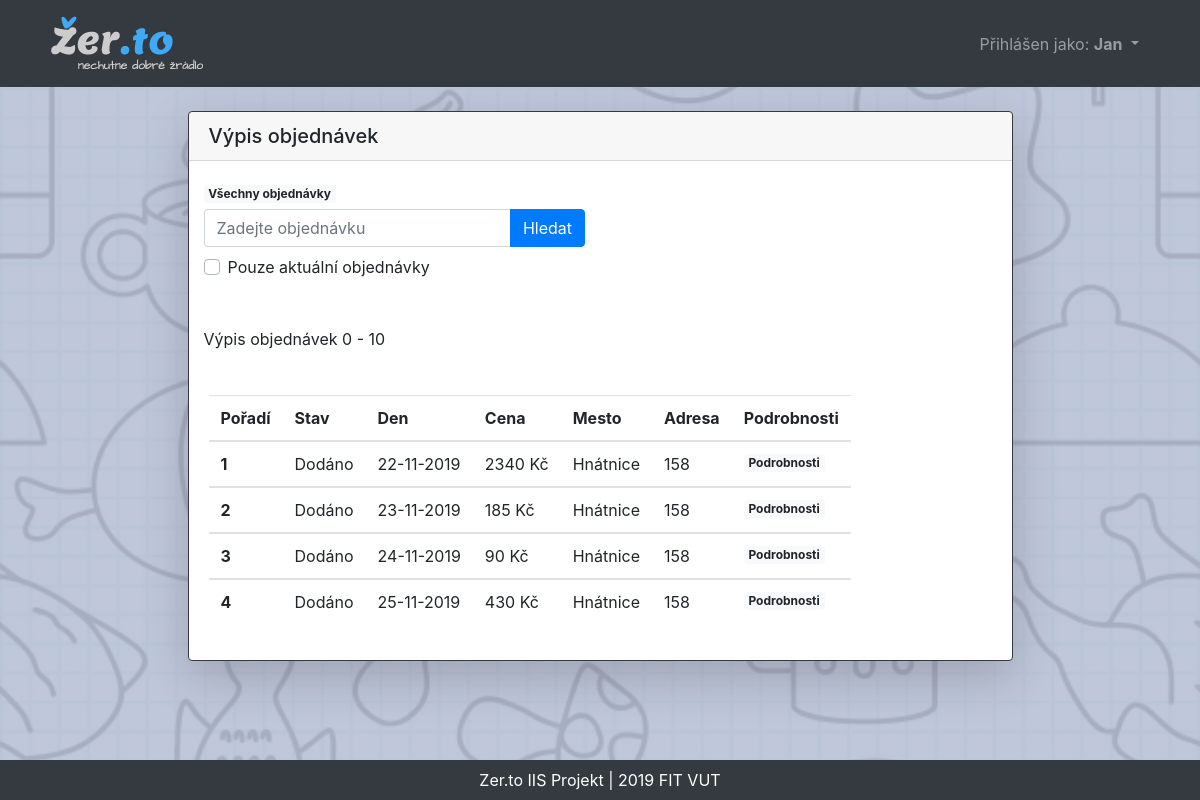
The app's page /IIS/account/moje_objednavky.php (signed in) with its own data.
### tables this page shows
CREATE TABLE `objednavka` (
  `id` int(11) NOT NULL,
  `user` int(11) NOT NULL,
  `stav` varchar(150) NOT NULL DEFAULT 'Čekání',
  `ridic` int(11) DEFAULT NULL,
  `cena` int(11) NOT NULL,
  `cas_objednani` timestamp NOT NULL DEFAULT '0000-00-00 00:00:00' ON UPDATE CURRENT_TIMESTAMP,
  `den_dodani` date NOT NULL,
  `mesto` varchar(100) NOT NULL,
  `adresa` varchar(200) NOT NULL,
  `jidelna` int(11) NOT NULL,
  `kod` int(11) DEFAULT NULL
);

### IIS/functions.php (called while the page is built, shortened)
<?php
function dateDTH(string $a){
    $rok = substr($a, 0, 4);
    $mes = substr($a, 5, 2);
    $den = substr($a, 8, 2);
    return "$den-$mes-$rok";
}
?>

### IIS/account/moje_objednavky.php (the view, shortened to what this page needs)
<?php
include '../functions.php';
    ?><script>
<!DOCTYPE html>
<html>
	<head>
        <link rel="stylesheet" href="https://stackpath.bootstrapcdn.com/bootstrap/4.4.0/css/bootstrap.min.css" />
        <link rel="stylesheet" href="../styles/styles.css" />
	</head>
	<body>
        <nav class='mb-4 navbar navbar-expand-lg navbar-dark bg-dark'>
            <div class='container'>
                <a class='navbar-brand' href='../index.php'><img src='../pic/logo/logo.png' /></a>
                    <div class='collapse navbar-collapse' id='navbarSupportedContent-4'>
                        <ul class='navbar-nav ml-auto'>
                        <?php
                            if(isset($_SESSION['jmeno'])){
                                echo "
                                <li class='nav-link dropdown'>
                                    <span class='nav-link dropdown-toggle' id='navbarDropdownMenuLink-4' data-toggle='dropdown' aria-haspopup='true' aria-expanded='false'>Přihlášen jako:
                                    <b>".$_SESSION['jmeno']."</b>
                                    </span>
                                    <div class='dropdown-menu dropdown-menu-right' aria-labelledby='navbarDropdownMenuLink-4'>
                                    ";
                            echo "</div></nav>";
            }
        ?>
    <main class="container">
        <section class="row justify-content-md-center">
            <div class="col col-md-9">
                <div class="card shadow-lg border-dark">
                    <h5 class="card-header">Výpis objednávek</h5>
                    <div class="col col-md-6 mt-4">
                        <a class="float-left badge badge-light" href="./moje_objednavky.php">Všechny objednávky</a>
                        <br>
                        <form method="get" class="mb-5" action="./moje_objednavky.php" enctype="multipart/form-data">
                            <div class="input-group">
                                <input class="form-control" type="text" name="search" id="srch" placeholder="Zadejte objednávku" />
                                <div class="input-group-append">
                                    <input type="submit" value="Hledat" class="btn btn-primary float-right" id="srch" />
                                </div>
                            </div>
                            <div class="custom-control custom-checkbox mt-2">
                                <label class="custom-control-label" for="check1">Pouze aktuální objednávky</label>
                            </div>
                        </form>
                        <?php
                            $offset = 0;
                            echo "<span>Výpis objednávek $offset - ".($offset+10) . "</span><br>";
                            ?>
                    </div>
                    <div class="card-body">
            <?php
            $moje_id = $_SESSION['id'];
            if(isset($_GET['search'])){
                $search = filter_input(INPUT_GET, "search", FILTER_SANITIZE_STRING);
                $stranka = "./moje_objednavky.php?search=$search&";
                if(isset($_GET['f_akt'])){
                    $den = date('Y-m-d');
                    if($search == ""){
                        $sql = "SELECT id, stav, cena, den_dodani, mesto, adresa FROM objednavka WHERE user = $moje_id AND den_dodani >= '$den' ORDER BY den_dodani LIMIT 10 OFFSET $offset";
                        $sql2 = "SELECT COUNT(*) FROM objednavka WHERE user = $moje_id AND den_dodani >= '$den' ";
                    }else{
                        $sql = "SELECT id, stav, cena, den_dodani, mesto, adresa FROM objednavka WHERE user = $moje_id AND (den_dodani = '$search' OR adresa LIKE '%$search%' OR mesto LIKE '%$search%') AND den_dodani > '$den' ORDER BY den_dodani LIMIT 10 OFFSET $offset";
                        $sql2 = "SELECT COUNT(*) FROM objednavka WHERE user = $moje_id AND (den_dodani = '$search' OR adresa LIKE '%$search%' OR mesto LIKE '%$search%') AND  den_dodani > '$den' ";
                    }
                }else{
                    $sql = "SELECT id, stav, cena, den_dodani, mesto, adresa FROM objednavka WHERE (den_dodani = '$search' OR adresa LIKE '%$search%' OR mesto LIKE '%$search%') AND user = $moje_id ORDER BY den_dodani LIMIT 10 OFFSET $offset";
                    $sql2 = "SELECT COUNT(*) FROM objednavka WHERE (den_dodani = '$search' OR adresa LIKE '%$search%' OR mesto LIKE '%$search%') AND user = $moje_id";
                }
            }else{
                $sql = "SELECT id, stav, cena, den_dodani, mesto, adresa  FROM objednavka WHERE user = $moje_id ORDER BY den_dodani LIMIT 10 OFFSET $offset";
            }
            $db = dbconnect();
            if($load_my_objednavka = $db->query($sql)){
                if($load_my_objednavka->num_rows>0){
                    $porad = $offset+1;
                    echo "<table class='table table-hover table-responsive mt-4'>";
                    echo "
                        <thead>
                            <tr>
                                <th scope='col'>Pořadí</th>
                                <th scope='col'>Stav</th>
                                <th scope='col'>Den</th>
                                <th scope='col'>Cena</th>
                                <th scope='col'>Mesto</th>
                                <th scope='col'>Adresa</th>
                                <th scope='col'>Podrobnosti</th>
                            </tr>
                        </thead>
                    ";
                    while($row = $load_my_objednavka->fetch_assoc()){
                        echo "<tbody>";
                        echo "<tr>";
                        echo "<th scope='row'>".$porad++."</th>";
                        echo "<td>".$row['stav']."</td>";
                        echo "<td>".dateDTH($row['den_dodani'])."</td>";
                        echo "<td>".$row['cena']." Kč</td>";
                        echo "<td>".$row['mesto']."</td>";
                        echo "<td>".$row['adresa']."</td>";
                        echo "<td><a class='badge badge-light' href='../jidlo/objednavka.php?obj=".$row['id']."'>Podrobnosti</a></td>";
                        echo "</tr>";
                        echo "</tbody>";
                    }
                    echo "</table>";
                }else{
                    echo "<p class='mt-2 text-center border-danger alert alert-danger'>Nemáte žádné objednávky!</p>";
                }
            }
        ?>
                        </div>
                    </div>
                </div>
        </section>
    </main>
    <footer class="mt-4">
        <div class="bg-dark p-2 text-center text-white footer">
            Zer.to IIS Projekt | 2019 FIT VUT
        </div>
    </footer>
	</body>
</html>

### IIS/styles/styles.css (style rules this page uses)
html { height: 100%; margin: 0; padding: 0; }
body { background: linear-gradient(rgba(185, 193, 214, 0.9), rgba(185, 193, 214, 0.9)), url("../pic/logo/bgd.jpg") #FFF; background-size: cover; min-height: 100%; margin: 0; padding: 0 0 100px 0; position: relative; }
.footer { position: absolute; bottom: 0; width: 100%; }

### records on screen
objednavka: stav "Dodáno", den_dodani "22-11-2019", cena "2340", mesto "Hnátnice", adresa "158"
objednavka: stav "Dodáno", den_dodani "23-11-2019", cena "185", mesto "Hnátnice", adresa "158"
objednavka: stav "Dodáno", den_dodani "24-11-2019", cena "90", mesto "Hnátnice", adresa "158"
objednavka: stav "Dodáno", den_dodani "25-11-2019", cena "430", mesto "Hnátnice", adresa "158"

### other values on screen
$_SESSION['jmeno'] "Jan"
$offset "0"
$offset+10 "10"
